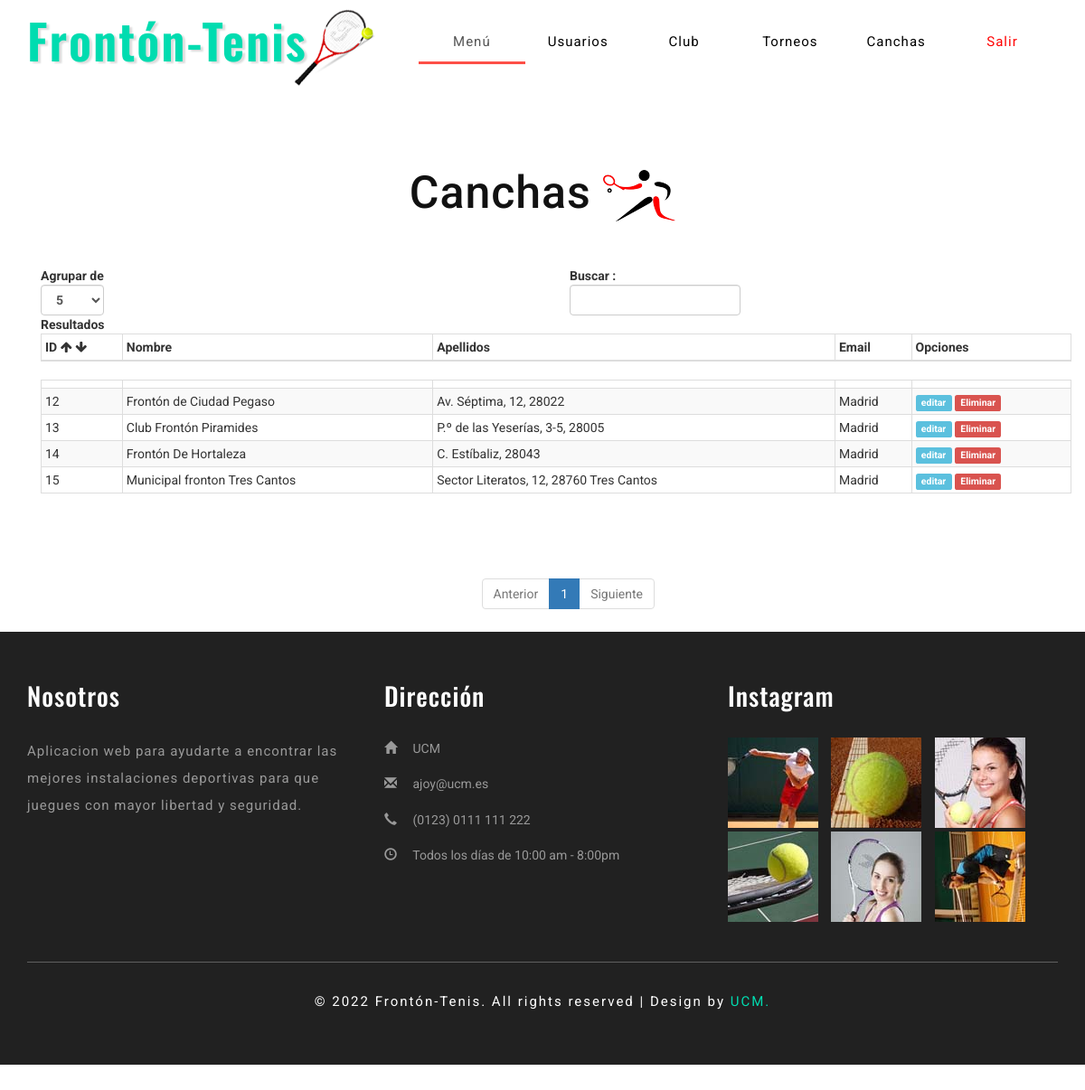
The app's page /Fronton-Tenis/view/admin-cancha.php (signed in) with its own data.
### tables this page shows
CREATE TABLE `cancha` (
  `id_cancha` int(11) NOT NULL,
  `club_creador` int(11) NOT NULL,
  `nombre` varchar(250) DEFAULT NULL,
  `ubicacion` varchar(250) DEFAULT NULL,
  `provincia` varchar(250) DEFAULT NULL,
  `ciudad` varchar(250) DEFAULT NULL,
  `foto1` blob DEFAULT NULL,
  `foto2` blob DEFAULT NULL,
  `map` varchar(500) NOT NULL
);

### Fronton-Tenis/view/admin-cancha.php (the view, shortened to what this page needs)
<?php include '../controller/dbconnect.php';
		?>
<!DOCTYPE html>
<html lang="zxx">
<head>
	<link rel="stylesheet" href="../css/bootstrap.css">
	<link rel="stylesheet" href="../css/font-awesome.css">
	<link href="../css/style.css" rel="stylesheet" type="text/css" media="all">
</head>
<body>
	<div class="header">
		<div class="header-left">
			<div class="container">
				<nav class="navbar navbar-default">
					<div class="navbar-header">
						<div class="logo">
							<h1>
								<a href="../index.html">
									Frontón-Tenis
									<img class="logo-position" src="../images/logo4.png" alt="" />
								</a>
							</h1>
						</div>
					</div>
					<div class="collapse navbar-collapse nav-wil" id="bs-example-navbar-collapse-1">
						<nav class="link-effect-9" id="link-effect-9">
                        <ul class="nav navbar-nav">
						<li class="active">
								<a class="" href="../view/admin-menu.php">Menú</a>
								</li>
								<li>
								<a class="" href="usuarios.php">Usuarios</a>
								</li>
								<li>
									<a href="admin-club.php">Club</a>
								</li>
								<li>
								<a class="" href="admin-torneos.php">Torneos</a>
								</li>
								<li>
								<a class="" href="admin-cancha.php">Canchas</a>
								</li>
                                 <li>
                                 <a  class="active" style="align:right;color: red;" href="logout.php">Salir</a>
								</li>
							</ul>
						</nav>
					</div>
				</nav>
			</div>
		</div>
	</div>
	<div class="news-section" id="event">
	     <div class="container">
            <h3 class="title">Canchas
				<img src="../images/logo2.png" alt="" />
                <br> </h3>
	        <div class="container">
	        <table id="tablax" class="table table-striped table-bordered" style="width:100%">
				<thead>
				         <th scope="col">ID
							 <i class="fa fa-arrow-up"></i>
							 <i class="fa fa-arrow-down"></i>
						 </th>
						<th>Nombre</th>
						<th>Apellidos</th>
						<th>Email</th>
						<th>Opciones</th>
				</thead>
				<tbody>
					<?php
							$query="SELECT *FROM cancha ORDER BY id_cancha DESC";
							$resultado=$con->query($query);
							while ($mostrar=$resultado->fetch_assoc()){
					?>
						<tr>
						<td><?php echo $mostrar['id_cancha']?></td>
							<td><?php echo $mostrar['nombre']?></td>
							<td><?php echo $mostrar['ubicacion']?></td>
							<td><?php echo $mostrar['provincia']?></td>
							<td><a class="label label-info" href="../view/editar-cancha.php?id_cancha=<?php echo $mostrar['id_cancha']?>">editar</a>
							<a class="label label-danger" href="../model/elim-ca.php?id_cancha=<?php echo $mostrar['id_cancha']?>">Eliminar</a>
							</td>
						</tr>
						<?php
					}
					?>
					</tbody>
		   </table>
		</div>
</div>
<div class="footer">
		<div class="container">
			<div class="col-xs-4 agileinfo_footer_grid">
				<h4>Nosotros</h4>
				<p>Aplicacion web para ayudarte a encontrar las mejores instalaciones deportivas para que juegues con mayor libertad y seguridad.
				</p>
			</div>
			<div class="col-xs-4 agileinfo_footer_grid">
				<h4>Dirección</h4>
				<ul>
					<li>
						<span class="glyphicon glyphicon-home" aria-hidden="true"></span> UCM</li>
					<li>
						<span class="glyphicon glyphicon-envelope" aria-hidden="true"></span>
						<a href="mailto:info@example.com">ajoy@ucm.es</a>
					</li>
					<li>
						<span class="glyphicon glyphicon-earphone" aria-hidden="true"></span> (0123) 0111 111 222</li>
					<li>
						<span class="glyphicon glyphicon-time" aria-hidden="true"></span> Todos los días de 10:00 am - 8:00pm </li>
				</ul>
			</div>
			<div class="col-xs-4 agileinfo_footer_grid">
				<h4>Instagram </h4>
				<div class="agileinfo_footer_grid1">
					<a href="#">
						<img src="../images/f1.jpg" alt=" " class="img-responsive">
					</a>
				</div>
				<div class="agileinfo_footer_grid1">
					<a href="#">
						<img src="../images/f2.jpg" alt=" " class="img-responsive">
					</a>
				</div>
				<div class="agileinfo_footer_grid1">
					<a href="#">
						<img src="../images/f3.jpg" alt=" " class="img-responsive">
					</a>
				</div>
				<div class="agileinfo_footer_grid1">
					<a href="#">
						<img src="../images/f4.jpg" alt=" " class="img-responsive">
					</a>
				</div>
				<div class="agileinfo_footer_grid1">
					<a href="#">
						<img src="../images/f5.jpg" alt=" " class="img-responsive">
					</a>
				</div>
				<div class="agileinfo_footer_grid1">
					<a href="#">
						<img src="../images/f6.jpg" alt=" " class="img-responsive">
					</a>
				</div>
			</div>
			<div class="clearfix"> </div>
			<div class="w3agile_footer_copy">
				<p>© 2022 Frontón-Tenis. All rights reserved | Design by
					<a href="">UCM.</a>
				</p>
			</div>
		</div>
	</div>
</body>
</html>

### Fronton-Tenis/css/style.css (style rules this page uses)
th,td { padding: 0.4rem !important; }
.title { text-align: center; font-size:40px; color:#6a6a6a; margin-top:10px; font-family:'Roboto',sans-serif; }
body { padding: 0; margin: 0; background: #fff; position: relative; font-weight: 400; font-family: 'Roboto', sans-serif; }
body a { transition: 0.5s all; -webkit-transition: 0.5s all; -moz-transition: 0.5s all; -o-transition: 0.5s all; -ms-transition: 0.5s all; }
h1, h2, h3, h4, h5, h6 { margin: 0; font-family: 'Oswald', sans-serif; }
p { margin: 0; font-family: 'Roboto', sans-serif; letter-spacing: 1px; font-size: 15px; color: #999; line-height: 1.8em; }
ul { margin: 0; padding: 0; }
.header { margin: 10px 0; }
.logo h1 a { color: #00dcb0; font-size: 53px; text-decoration: none; font-weight: 600; letter-spacing: 2px; font-family: 'Oswald', sans-serif; text-shadow: 3px 2px 2px rgba(0, 0, 0, 0.14); }
.logo-position { display: inline-block; margin-left: -30px; }
.navbar-default .navbar-nav>.active>a, .navbar-default .navbar-nav>.active>a:hover, .navbar-default .navbar-nav>.active>a:focus { background: none; border-bottom: 3px solid #fd4f47; padding-bottom: 12px; }
.navbar-collapse { padding: 0; }
.navbar-default .navbar-collapse, .navbar-default .navbar-form { border: none; }
.navbar-default { background-color: transparent; }
.navbar { border-radius: 0; margin-bottom: 0; }
.navbar-default { background: none; border: none; }
.navbar-default .navbar-nav>li>a { color: #000; letter-spacing: 1px; font-family: 'Roboto', sans-serif; font-size: 15px; font-weight: 400; padding: 0 15px 15px; }
.navbar { margin-bottom: 0px; border: transparent; border-radius: 0px; }
.navbar-nav { float: right; margin: 0; width: 62%; text-align: center; margin-top: 26px; }
.navbar-nav>li { float: left; width: 16.6%; }
.header-left { margin-top: 10px; }
.about, .services, .team, .news-section, .contact, .gallery { padding: 5em 0; }
h3.title { color: #111; font-size: 50px; margin-bottom: 1em; letter-spacing: 1px; }
.footer { background: #212121; padding: 4em 0; }
.agileinfo_footer_grid h4 { font-size: 28px; color: #fff; margin-bottom: 30px; letter-spacing: 1px; }
.agileinfo_footer_grid ul li { list-style-type: none; margin-bottom: 1em; font-size: 14px; line-height: 1.8em; color: #999; padding-left: 1em; }
.agileinfo_footer_grid ul li span { left: -1em; }
.agileinfo_footer_grid ul li a { color: #999; text-decoration: none; }
.agileinfo_footer_grid1 { float: left; width: 31.45%; margin: 0 0.3em .3em 0em; }
.w3agile_footer_copy { padding-top: 30px; border-top: 1px solid #606060; text-align: center; margin-top: 40px; }
.w3agile_footer_copy p { color: #fff; letter-spacing: 2px; }
.w3agile_footer_copy p a { color: #00dcb0; text-decoration: none; }
.agileinfo_footer_grid:nth-child(1) { padding: 0 2em 0 0; }
.agileinfo_footer_grid p { color: #999; line-height: 2em; }

### records on screen
cancha: id_cancha "15", nombre "Municipal fronton Tres Cantos", ubicacion "Sector Literatos, 12, 28760 Tres Cantos", provincia "Madrid"
cancha: id_cancha "14", nombre "Frontón De Hortaleza", ubicacion "C. Estíbaliz, 28043", provincia "Madrid"
cancha: id_cancha "13", nombre "Club Frontón Piramides", ubicacion "P.º de las Yeserías, 3-5, 28005", provincia "Madrid"
cancha: id_cancha "12", nombre "Frontón de Ciudad Pegaso", ubicacion "Av. Séptima, 12, 28022", provincia "Madrid"
